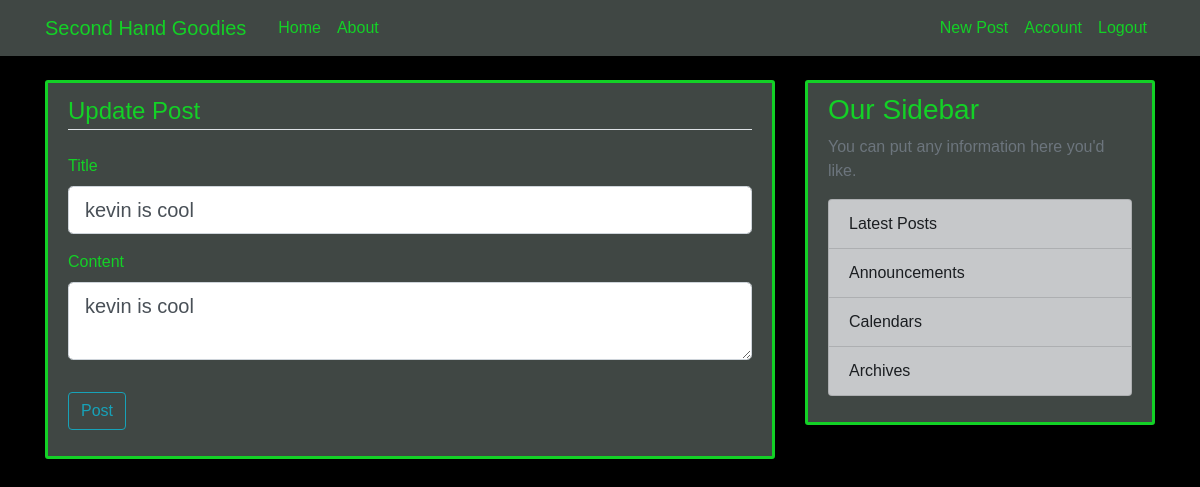
Page /post/1/update (signed in) on the earlier database version.
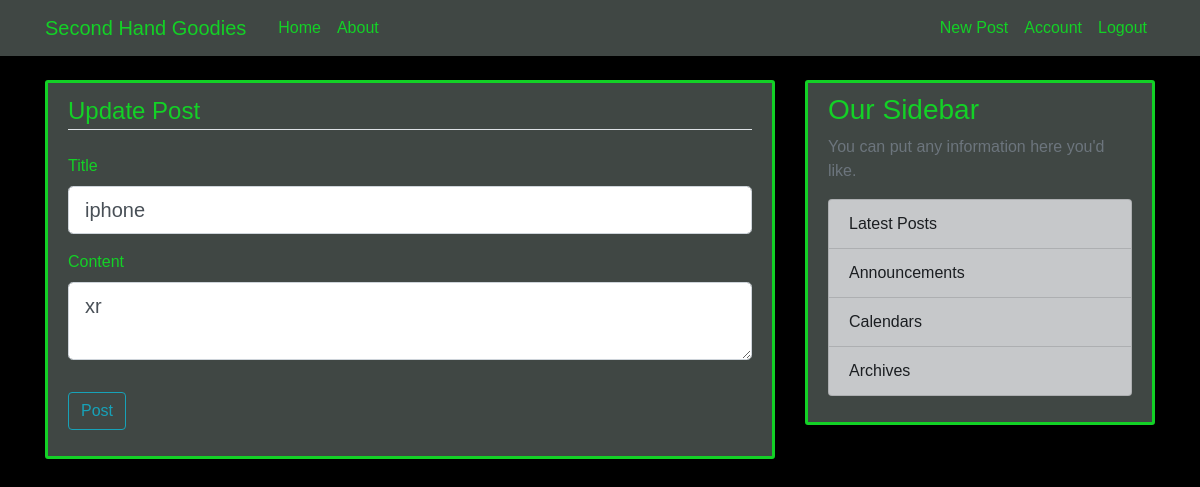
Same page on the later database version.
### proj1/models.py (models this page shows, shortened)
class Post(db.Model):
    id = db.Column(db.Integer, primary_key=True)
    title = db.Column(db.String(100), nullable=False)
    date_posted = db.Column(db.DateTime, nullable=False, default=datetime.utcnow)
    content = db.Column(db.Text, nullable=False)
    user_id = db.Column(db.Integer, db.ForeignKey('user.id'), nullable=False)

### proj1/routes.py (the view)
@app.route("/post/<int:post_id>/update", methods=['GET', 'POST'])
@login_required
def update_post(post_id):
    post = Post.query.get_or_404(post_id)
    if post.author != current_user:
        abort(403)
    form = PostForm()
    if form.validate_on_submit():
        post.title = form.title.data
        post.content = form.content.data
        db.session.commit()
        flash('Your post has been updated!', 'success')
        return redirect(url_for('post', post_id=post.id))
    elif request.method == 'GET':
        form.title.data = post.title
        form.content.data = post.content
    return render_template('create_post.html', title='Update Post',
                           form=form, legend='Update Post')

### proj1/forms.py
class PostForm(FlaskForm):
    title = StringField('Title', validators=[DataRequired()])
    content = TextAreaField('Content', validators=[DataRequired()])
    submit = SubmitField('Post')

### proj1/models.py (called while the page is built)
@login_manager.user_loader
def load_user(user_id):
    return User.query.get(int(user_id))

### proj1/templates/create_post.html (shortened to what this page needs)
{% extends "layout.html" %}
{% block content %}
<div class="content-section">
    <form method="POST" action="">
        <fieldset class="form-group">
            <legend class="border-bottom mb-4">{{ legend }}</legend>
            <div class="form-group">
                {{ form.title.label(class="form-control-label") }}
                {% if form.title.errors %}
                    {{ form.title(class="form-control form-control-lg is-invalid") }}
                    <div class="invalid-feedback">
                        {% for error in form.title.errors %}
                            <span>{{ error }}</span>
                        {% endfor %}
                    </div>
                {% else %}
                    {{ form.title(class="form-control form-control-lg") }}
                {% endif %}
            </div>
            <div class="form-group">
                {{ form.content.label(class="form-control-label") }}
                {% if form.content.errors %}
                    {{ form.content(class="form-control form-control-lg is-invalid") }}
                    <div class="invalid-feedback">
                        {% for error in form.content.errors %}
                            <span>{{ error }}</span>
                        {% endfor %}
                    </div>
                {% else %}
                    {{ form.content(class="form-control form-control-lg") }}
                {% endif %}
            </div>
        </fieldset>
        <div class="form-group">
            {{ form.submit(class="btn btn-outline-info") }}
        </div>
    </form>
</div>
{% endblock content %}

### proj1/templates/layout.html (shortened to what this page needs)
<!DOCTYPE html>
<html>
<head>
    <link rel="stylesheet" href="https://maxcdn.bootstrapcdn.com/bootstrap/4.0.0/css/bootstrap.min.css">
    <link rel="stylesheet" type="text/css" href="{{ url_for('static', filename='DarkTheme.css') }}">
</head>
<body>
    <header class="site-header">
      <nav class="navbar navbar-expand-md navbar-success bg-steel fixed-top">
        <div class="container">
          <a class="navbar-brand mr-4" href="/">Second Hand Goodies</a>
          <div class="collapse navbar-collapse" id="navbarToggle">
            <div class="navbar-nav mr-auto">
              <a class="nav-item nav-link" href="{{ url_for('home') }}">Home</a>
              <a class="nav-item nav-link" href="{{ url_for('about') }}">About</a>
            </div>
            <div class="navbar-nav">
              {% if current_user.is_authenticated %}
                <a class="nav-item nav-link" href="{{ url_for('new_post') }}">New Post</a>
                <a class="nav-item nav-link" href="{{ url_for('account') }}">Account</a>
                <a class="nav-item nav-link" href="{{ url_for('logout') }}">Logout</a>
              {% else %}
                <a class="nav-item nav-link" href="{{ url_for('login') }}">Login</a>
                <a class="nav-item nav-link" href="{{ url_for('register') }}">Register</a>
              {% endif %}
            </div>
          </div>
        </div>
      </nav>
    </header>
    <main role="main" class="container">
      <div class="row">
        <div class="col-md-8">
          {% block content %}{% endblock %}
        </div>
        <div class="col-md-4">
          <div class="content-section">
            <h3>Our Sidebar</h3>
            <p class='text-muted'>You can put any information here you'd like.
              <ul class="list-group">
                <li class="list-group-item list-group-item-dark">Latest Posts</li>
                <li class="list-group-item list-group-item-dark">Announcements</li>
                <li class="list-group-item list-group-item-dark">Calendars</li>
                <li class="list-group-item list-group-item-dark">Archives</li>
              </ul>
            </p>
          </div>
        </div>
      </div>
    </main>
</body>
</html>

### proj1/static/DarkTheme.css (style rules this page uses)
body { background: #000000; font-family: "Nunito", sans-serif; color: #13d126; margin-top: 5rem; }
h1, h2, h3, h4, h5, h6, a, ul, li, p { color: #13d126; }
.bg-steel { background-color: #404744; }
.site-header .navbar-nav .nav-link { color: #13d126; }
.content-section { background: #404744; padding: 10px 20px; border: 3px solid #13d126; border-radius: 3px; margin-bottom: 20px; }

Differences in the rows shown:
changed Post: title "kevin is cool" → "iphone"; content "kevin is cool" → "xr"
